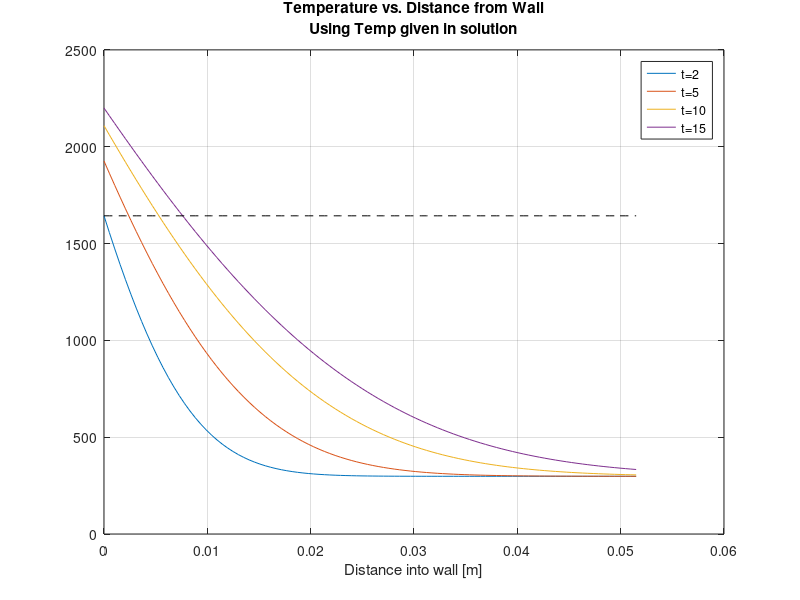
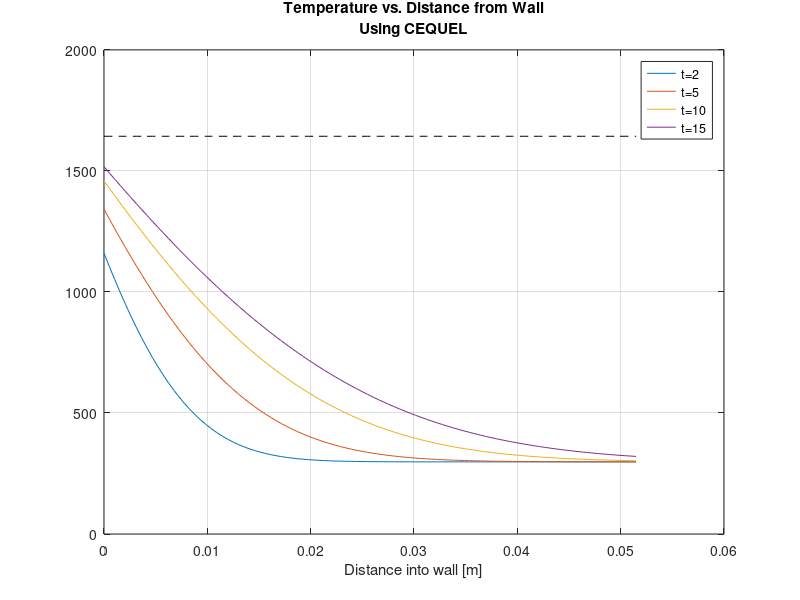

These figures' MATLAB source, in order:
%% Problem 6.7 in textbook

% Given
h = 10000; % W/Km**2
k = 60.5;  % W/Km
alpha = 17.7e-6; % m**2/s
Pc = 300; % psi (2.068e6 N/m**2)
% oxidizer = 85% aqueous H2O2
% fuel = HTPB
OF = 7;

t = [2,5,10,15];
xDist = (2.5625- 0.535)/39.37; % convert in to m
x = linspace(0,xDist,100); % range of x values we are interested in

Ti = 298; % K - initial wall temperature
TinfGiven = 2667.2; % K - hot gas temperature
TinfCEQ = 1816.675; % K - hot gas temperature 
                    % found from CEQUEL and converting to throat temp

% Equation
% iterate over x, plug in t values that we want for plot purposes
for i=1:100
    for j = 1:4
        T_given(i,j) = Ti + (TinfGiven - Ti)*(erfc(x(i)/(2*sqrt(alpha*t(j)))) - exp((h*x(i)/k) + (h^2*alpha*t(j))/(k^2)).*erfc((x(i)/(2*sqrt(alpha*t(j))))+(h*sqrt(alpha*t(j))/k)));
        T_CEQ(i,j) = Ti + (TinfCEQ - Ti)*(erfc(x(i)/(2*sqrt(alpha*t(j)))) - exp((h*x(i)/k) + (h^2*alpha*t(j))/(k^2)).*erfc((x(i)/(2*sqrt(alpha*t(j))))+(h*sqrt(alpha*t(j))/k)));
    end
end

figure(1)
plot(x,T_given)
hold on
% Plot steel melting temperature
plot(x,ones(1,length(x))*1643.15,'k--')
grid on
legend('t=2','t=5','t=10','t=15')
title({'Temperature vs. Distance from Wall','Using Temp given in solution'})
xlabel('Distance into wall [m]')

figure(2)
plot(x,T_CEQ)
hold on
% Plot steel melting temperature
plot(x,ones(1,length(x))*1643.15,'k--')
grid on
legend('t=2','t=5','t=10','t=15')
title({'Temperature vs. Distance from Wall','Using CEQUEL'})
xlabel('Distance into wall [m]')